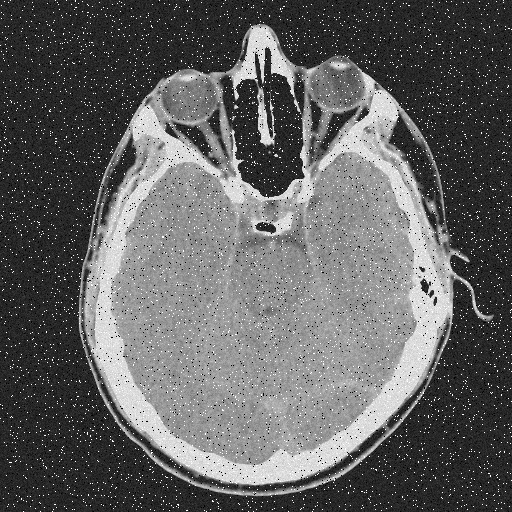
#> input picture HW2 - Frequency Domain/noisy_brain.png, 512 x 512 px; the run also reads 1 picture not shown here
$ jupyter execute code.ipynb   (shell and % lines are left out)
#> lines starting #> are read from the running program, lines starting #| are printed output that depends on the picture
<div dir=rtl>
<font color='red' size="6">آماده سازی نوت بوک</font>
<div dir=rtl>

><font size = "4"> 1.  قبل از هر کاری، با استفاده از مسیر نوشته شده در خط پایین، یک کپی از این نوتبوک در گوگل درایو خودتان بسازید و تمرین را در آن نسخه حل کنید.

<div dir=ltr>
<font size = "4" color='blue'>
File --> Save a copy in Drive
</font>
<div dir=rtl>

><font size = "4"> 2.   برای دسترسی به تصاویر مورد نیاز در این تکلیف، بدون اعمال هیچ تغییری در بلوک زیر، آن را اجرا کنید. با این کار فایل های مربوط به تکلیف (تصاویر) دانلود و در فولدر کولب شما قرار داده می شوند. انجام این مرحله پس از هر بار قطع شدن از کولب و اتصال دوباره، ضروری است. یعنی اگر مثلا یک سوال را حل کردید و بعد کولب را بستید یا مدتی با آن کار نکردید و اتصالتان به طور خودکار قطع شد، در اقدام بعدیتان برای نوشتن بقیه‌ی تمرین، حتما این بلوک باید دوباره اجرا شود.

[cell 1]
#@title RUN THIS BLOCK WITHOUT ANY CHANGE to download the data

# Imports
<div dir=rtl>
<font color="blue" size="6">فراخوانی کتابخانه ها</font>
<div dir=rtl>

[cell 2]
###

# ENTER YOUR CODE HERE.
import cv2 as cv
import numpy as np
import matplotlib.pyplot as plt

###

# Any Helper Functions

<div dir=rtl>
<font color="blue" size = "4">در صورت نیاز یا برای راحتی خودتان می‌توانید توابع کمکی‌ (مثلا برای عملیات‌های پر تکرار) این جا تعریف کنید (همه در همین بلوک).</font>
</div>

[cell 3]
###

# ENTER YOUR CODE HERE.
def helperImshow(
    img,
    title: str,
    cmap: str = 'gray',
    vmin: int = 0,
    vmax: str = 255
):
    fig, ax = plt.subplots()
    ax.imshow(img, cmap=cmap, vmin=vmin, vmax=vmax)
    ax.set_title(title, color='white', fontweight='bold', backgroundcolor='green')

    plt.axis('off')
    plt.show()

def helperImgesShow(
    imgs: dict, # {title: img}
    cmap: str = 'gray',
    vmin: int = 0,
    vmax: int = 255
):
    plt.figure(figsize=(30,10))

    i = 0
    for title, img in imgs.items():
        i = i + 1
        plt.subplot(2,5,i)
        plt.imshow(img, cmap=cmap, vmin=vmin, vmax=vmax)
        plt.title(title, color='white', backgroundcolor='green')
        plt.axis('off')


###

# Question 5: Low Pass Filters (30%)

[cell 4]
#@title Q5 - Part 1 (5%)
###

# ENTER YOUR CODE HERE.
noisy_brain = cv.imread("noisy_brain.png", cv.IMREAD_GRAYSCALE)
#> noisy_brain is the input picture: shape (512, 512); min 0, max 255, mean 97.7
helperImshow(noisy_brain, "noisy_brain")
###

[cell 5]
#@title Q5 - Part 2 (10%)
###

# ENTER YOUR CODE HERE.
median_brain = cv.medianBlur(noisy_brain, 5)
helperImshow(median_brain, "median_brain")

###

[cell 6]
#@title Q5 - Part 3 (10%)

# NO CODE REQUIRED FOR THIS PART.

<div dir=rtl><font color='green' size="5">جواب سوال ۵-۳</font>
<div>

<div dir=rtl><font size="4"> دلیل استفاده از پدینگ این است که باعث میشود هنگام اعمال فیلتر اطلاعات گوشه ها و لبه های تصویر از بین نرود همچنین برای Convolution with
periodicity باید پدینگ را انجام داد تا جواب درست باشد و همچنین دلیل اینکه    تبدیل فوریه را به مرکز انتقال میدهند این است که با این کار باعث میشود تبدیل را راحت تر تحلیل کرد و دلیل دیگری که میتوان اشاره کرد این است که از آنجایی که کرنل ها معمولا در مرکزzero frequency دارند پس وقتی در تبدبل فوریه تصویر هم این مورد را اعمال کنیم نتیجه بهتری خواهیم گرفت. از نظر ریاضی نیز ضرب تبدیل فوریه تصویر و کرنلی که در مرکز zero frequency  هستند راحت تر است.
 </font><br />
</div>

[cell 7]
#@title Q5 - Part 4 (25%)
###

# ENTER YOUR CODE HERE.
dft_brain = np.fft.fft2(median_brain)
dft_shift = np.fft.fftshift(dft_brain)
magnitude_spectrum = 10*np.log(np.abs(dft_shift))
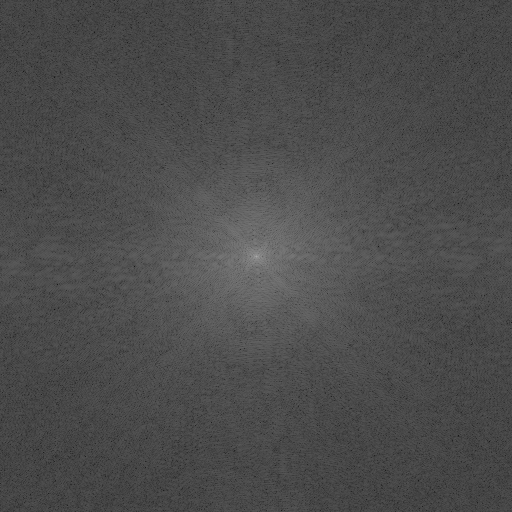
#> magnitude_spectrum: shape (512, 512) float64; min 19.11, max 170.3, mean 76.1
phase_spectrum = np.angle(dft_shift)
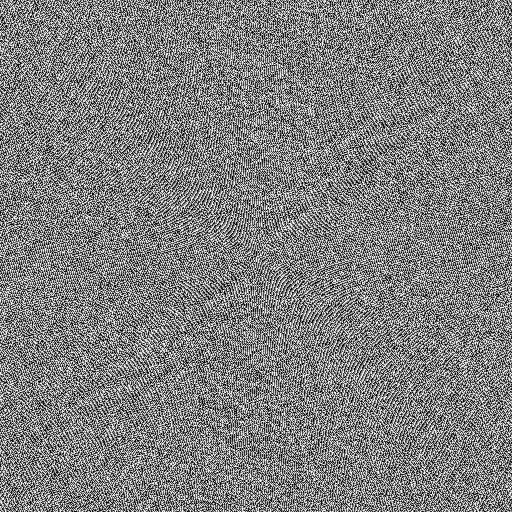
#> phase_spectrum: shape (512, 512) float64; min -3.14, max 3.14, mean 1.2e-05; drawn with min black and max white


plt.figure(figsize=(30,10))

plt.subplot(2,5,1)
plt.imshow(median_brain, cmap='gray', vmin=0, vmax=255)
plt.title("median_brain", color='white', backgroundcolor='green')
plt.axis('off')

plt.subplot(2,5,2)
plt.imshow(magnitude_spectrum, cmap='gray', vmin=0, vmax=255)
plt.title("magnitude", color='white', backgroundcolor='green')
plt.axis('off')

plt.subplot(2,5,3)
plt.imshow(np.abs(phase_spectrum), cmap='gray', vmin=0, vmax=np.pi)
plt.axis('off')
plt.show()
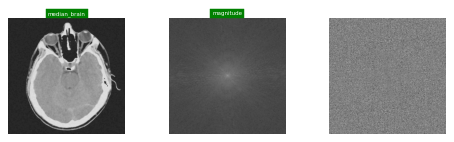
#> figure drawn by matplotlib, 3 panels

###

[cell 8]
#@title Q5 - Part 5 (30%)
###

# ENTER YOUR CODE HERE.
def gaussianLPF(shape, D0):
    rows, cols = shape
    center = (rows // 2, cols // 2)
    y, x = np.ogrid[:rows, :cols]
    filter = np.exp(-((x - center[1])**2 + (y - center[0])**2) / (2 * (D0**2)))
    return filter


dft_brain = np.fft.fft2(median_brain)
dft_shift = np.fft.fftshift(dft_brain)

glpf_dft_image = dft_shift * gaussianLPF(shape=median_brain.shape, D0=32)
glpf_idft_image = np.abs(np.fft.ifft2(np.fft.ifftshift(glpf_dft_image))).clip(0,255).astype(np.uint8)
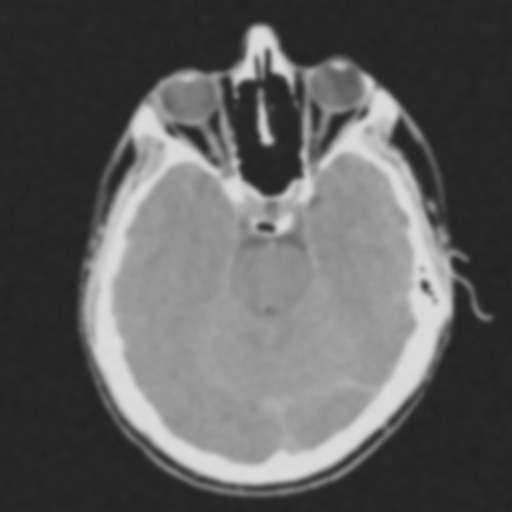
#> glpf_idft_image: shape (512, 512); min 34, max 222, mean 94.9

helperImgesShow(
    imgs={
        'brain': median_brain,
        'GLPF': glpf_idft_image
    }
)
#> the loop in helperImgesShow, `for title, img in imgs.items():` made 2 passes
#> (title, i) on passes 1 to 2: ('brain', 1), ('GLPF', 2)
#> after the loop in helperImgesShow, `for title, img in imgs.items():`: i = 2

###

[cell 9]
#@title Q5 - Part 6 (10%)
###
# a kernel of 5x5 size
avg_brain = cv.GaussianBlur(median_brain, (5,5), 0)
helperImgesShow(
    imgs={
        'avg_brain': avg_brain,
        'median_brain': median_brain
    }
)
#> the loop in helperImgesShow (call 2), `for title, img in imgs.items():` made 2 passes


###

<div dir=rtl>
<font color='green' size="5">## توضیحات سوال ۵-۶</font>
<div>
<font size="4">این فیلتر باعث میشود تصویر به دست آمده نسبت به تصویر اولیه blur تر یا تارتر شود
 </font><br />
</div>

[cell 10]
#@title Q5 - Part 7 (10%)
###
helperImgesShow(
    imgs={
        'noisy_brain': noisy_brain,
        'GLPF': glpf_idft_image,
        'avg_brain': avg_brain,
    }
)


###

<div dir=rtl>
<font color='green' size="5">## توضیحات سوال ۵-۷</font>
<div>این دو فیلتر درواقع یک کار مشابه انجام میدهند و اما یکی در حوزه فرکانس دیگری حوزه مکان اما با توجه به نتایج به دست آمده و شدت تار بودن تصویر به دست آمده از GLPF میتوان گفت استفاده از GaussianBlur نتیجه بهتری داشته است.
<font size="4">
 </font><br />
</div>

# Question 6: High Pass Filters (30%)

[cell 11]
#@title Q6 - Part 1 (15%)
###
def laplacian_filter(img, angle_degree):
    if angle_degree == 45:
        filter = np.array([
            [0, 1, 0],
            [1, -4, 1],
            [0, 1, 0]
        ])
    elif angle_degree == 90:
        filter = np.array([
            [1, 1, 1],
            [1, -8, 1],
            [1, 1, 1]
        ])

    # padding
    row, col = img.shape
    krow, kcol = filter.shape
    p = krow // 2

    padded_img = np.zeros((row+2*p, col+2*p))
    padded_img[p:row+p, p:col+p] = img

    # convolution
    filtered_img = np.zeros_like(img)
    for r in range(row):
        for c in range(col):
            filtered_img[r, c] = np.sum(filter * padded_img[r:r+krow, c:c+kcol]).clip(0,255).astype(np.uint8)

    return filtered_img

###

[cell 12]
#@title Q6 - Part 2 (15%)
###
hand = cv.imread("Hand.png", cv.IMREAD_GRAYSCALE)
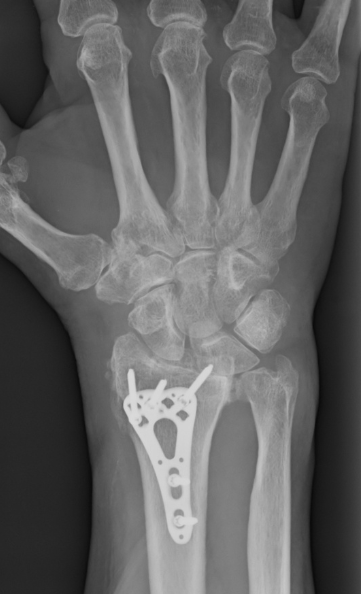
#> input picture HW2 - Frequency Domain/Hand.png, 361 x 594 px
#> hand is the input picture: shape (594, 361); min 8, max 219, mean 99.4
hand_laplacian_45 = laplacian_filter(hand, 45)
hand_laplacian_90 = laplacian_filter(hand, 90)
#> call 2 of laplacian_filter, with angle_degree = 90
#> after the loop in laplacian_filter (call 2), `for r in range(row):`:
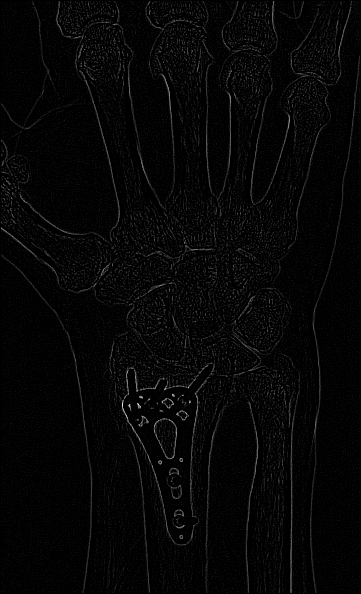
#> filtered_img: shape (594, 361); min 0, max 248, mean 5.9

helperImgesShow(
    imgs={
        'hand': hand,
        'hand_laplacian_45': 20*np.power(hand_laplacian_45, 0.5),
        'hand_laplacian_90': 20*np.power(hand_laplacian_90, 0.5),
    }
)

###

<div dir=rtl><font color='green' size="5">## توضیحات سوال ۶-۲</font>
<div>

<div dir=rtl><font size="4">
تصویر به دست آمده از لاپلاسن 90 درجه واضح تر از 45 درجه است همچنین هر دو فیلتر برای پیدا کردن لبه ها طراحی شده اند با این تفاوت که لاپلاسین 45 درجه برای پیدا کردن لبه ها با زاویه 45 درجه خوب عمل میکند و 90 درجه برای  پیدا کردن لبه های افقی و عمودی خوب عمل میکند
 </font><br />
</div>

[cell 13]
#@title Q6 - Part 3 (40%)
###

# ENTER YOUR CODE HERE.
import numpy as np
import matplotlib.pyplot as plt

def ideal_highpass_filter(size, D0):
    rows, cols = size
    center = (rows // 2, cols // 2)
    y, x = np.ogrid[:rows, :cols]
    radius = (x - center[1]) + (y - center[0])
    filter = np.ones_like(radius)
    filter[radius < D0] = 0
    return filter

def butterworth_highpass_filter(size, D0, order=2):
    rows, cols = size
    center = (rows // 2, cols // 2)
    y, x = np.ogrid[:rows, :cols]
    radius = (x - center[1]) + (y - center[0])
    filter = 1 - (1 / (1 + (radius / D0)**(2 * order)))
    return filter

def apply_frequency_filter(image, filter_type, D0):

    dft_img = np.fft.fft2(image)
    dft_shift = np.fft.fftshift(dft_img)
    size = image.shape

    if filter_type == 'IHPF':
        frequency_filter = ideal_highpass_filter(size, D0)
    elif filter_type == 'BHPF':
        frequency_filter = butterworth_highpass_filter(size, D0)

    filtered_dft_image = dft_shift * frequency_filter
    filtered_image = np.abs(np.fft.ifft2(np.fft.ifftshift(filtered_dft_image))).clip(0,255).astype(np.uint8)

    return filtered_image


###

[cell 14]
#@title Q6 - Part 4 (15%)
###

IHPF50 =apply_frequency_filter(hand, 'IHPF', 50)
BHPF50 = apply_frequency_filter(hand, 'BHPF', 50)
IHPF100 =apply_frequency_filter(hand, 'IHPF', 100)
#> call 3 of apply_frequency_filter, with filter_type = 'IHPF', D0 = 100
#> in apply_frequency_filter (call 3), `filtered_image = np.abs(np.fft.ifft2(np.fft.ifftshift(filtered_dft_ima..`:
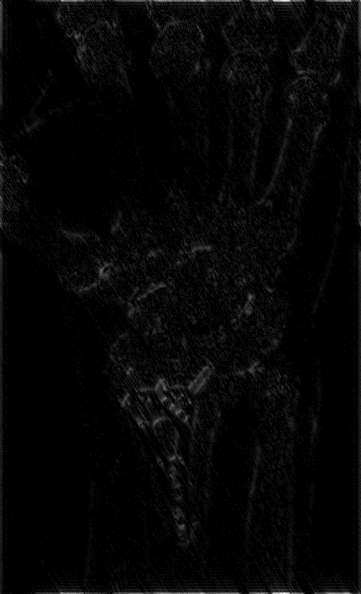
#> filtered_image: shape (594, 361); min 0, max 30, mean 0.7; drawn with min black and max white
BHPF100 = apply_frequency_filter(hand, 'BHPF', 100)

helperImgesShow(
    imgs={
        'hand': hand,
        'IHPF50': 20*np.power(IHPF50, 0.5),
        'IHPF100': 20*np.power(IHPF100, 0.5),
    }
)

helperImgesShow(
    imgs={
        'hand': hand,
        'BHPF50': 20*np.power(BHPF50, 0.5),
        'BHPF100': 20*np.power(BHPF100, 0.5),
    }
)


###
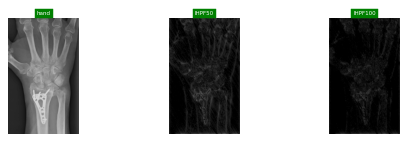
#> figure drawn by matplotlib, 3 panels

<div dir=rtl>
<font color='green' size="5">## توضیحات سوال  ۶-۴</font>
<div>
<font size="4">طبق اسلایدهای درسی BHPF در مقایسه با IBHF نتیجه را smooth تر میکند همجنین این موضوع را از مقایسه تصاویر نیز میتوان دید این راه هم باید ذکر کنم که برای بهتر دیدن تصاویر خروجی آنها را به توان رسانده ام
 </font><br />
</div>

[cell 15]
#@title Q6 - Part 5 (15%)
###

blurHand = cv.imread("Blur_Hand.png", cv.IMREAD_GRAYSCALE)
laplacian = blurHand - 1.5 * laplacian_filter(hand, 45)
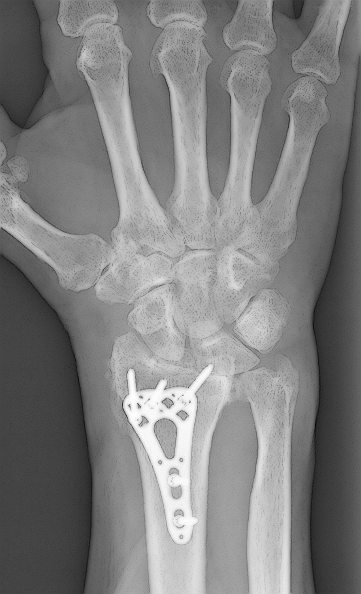
#> laplacian: shape (594, 361) float64; min -27.5, max 217, mean 95.9; drawn with min black and max white
BHPF100 = blurHand - 4 * apply_frequency_filter(hand, 'BHPF', 100)
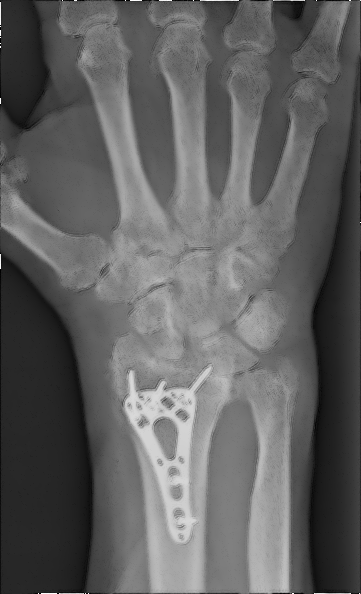
#> BHPF100: shape (594, 361); min 0, max 255, mean 96.8

helperImgesShow(
    imgs={
        'hand': hand,
        'blur_hand': blurHand,
    }
)

helperImgesShow(
    imgs={
        'laplacian': laplacian,
        'BHPF100': BHPF100,
    }
)

###
